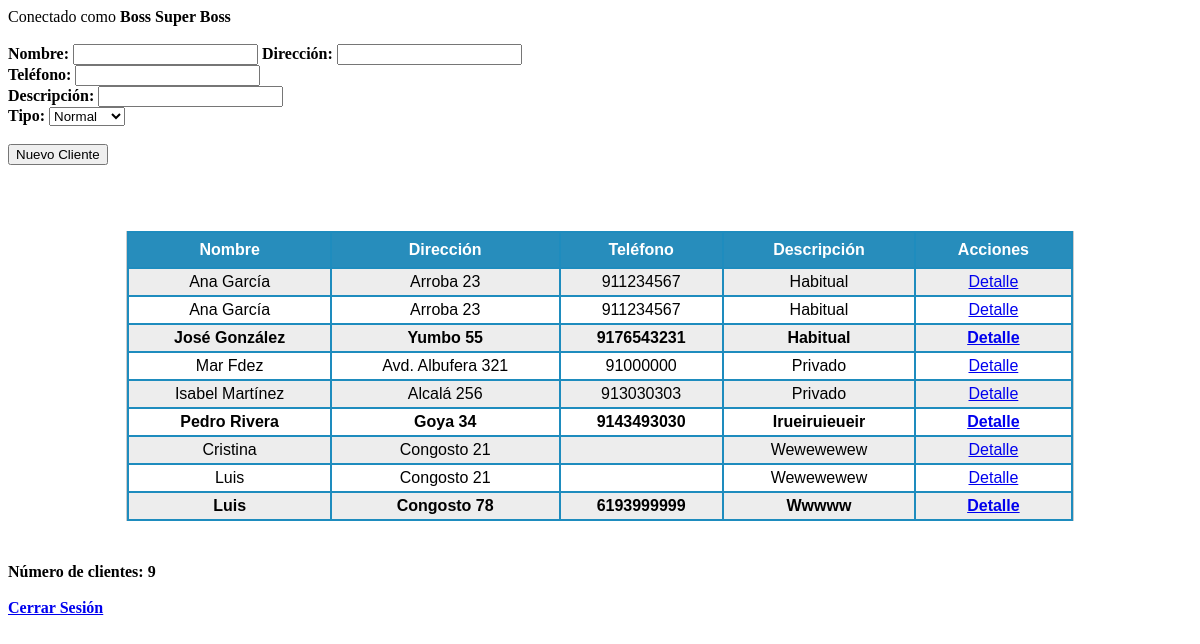
/Ejer5.php (signed in), run on the app's committed database.
### tables this page shows
CREATE TABLE `test_clients` (
  `id` int(3) NOT NULL,
  `name` varchar(255) NOT NULL,
  `address` varchar(255) NOT NULL,
  `description` text NOT NULL,
  `tlf` varchar(255) NOT NULL,
  `type` char(1) NOT NULL
);

### Ejer5.php (the view, shortened to what this page needs)
<?php
   if (!isset($_SESSION['nombre']))
      header('Location: login.php');
   else {
       $nombre = $_SESSION['nombre'];
       $apellidos = $_SESSION['apellidos'];
   }
?>
<!DOCTYPE html>
<html>
    <head>
        <link rel='stylesheet' type='text/css' href='css/estilos_2.css' />
    </head>
    <body>
        <?php echo 'Conectado como <b>' . $nombre . ' ' . $apellidos ?>
        <br/><br/>
        <div>
            <form action="" method="post" onsubmit="return validarForm();">
                <label>Nombre: </label><input type="text" name="nombre" id="nombre" />
                <label>Dirección: </label><input type="text" name="direccion" id="direccion" /><br/>
                <label>Teléfono: </label><input type="text" name="telf" id="telf"/><br/>
                <label>Descripción: </label><input type="text" name="descripcion" id="descripcion" /><br/>
                <label>Tipo: <select name="tipo">
                        <option value="N">Normal</option>
                    </select>
                <br/><br/>
                <input type="submit" name="enviar" value="Nuevo Cliente" /><br/><br/>
            </form>
        </div>
        <table>
        <?php
            $clientes = obtener_datos();
            if ( count($clientes) > 0 ) {
            ?>
                <table>
                    <tr><th>Nombre</th><th>Dirección</th><th>Teléfono</th><th>Descripción</th><th>Acciones</th></tr>
                <?php
                    foreach ( $clientes as $cliente ) {
                        if ( $cliente['type'] == 'P' )
                            echo '<tr style="font-weight: bold">';
                        else
                            echo '<tr>';
                        echo "<td>".$cliente['name']."</td><td>".$cliente['address'].
                                    "</td><td>".$cliente['tlf']."</td><td>".$cliente['description']."</td>";
                        echo "<td><a href='detalle.php?id=".$cliente['id']."'>Detalle</a></td>";
                        echo "</tr>";
                    }
                ?>
                </table>
                <br/>
                <?php
                    echo 'Número de clientes: ' . count($clientes);
            }
            else {
                echo "No hay datos";
            }
        ?>
        <br/><br/>
        <a href="desconectar.php">Cerrar Sesión</a>
    </body>
</html>
<?php
function obtener_datos() {
    $BD = new ConectarBD();
    $conn = $BD->getConexion();
    $stmt = $conn->prepare('SELECT * FROM test_clients');
    $stmt->setFetchMode(PDO::FETCH_ASSOC);
    $stmt->execute();
    $datos = $stmt->fetchAll();
    return $datos;
}
?>

### css/estilos_2.css (style rules this page uses)
table { background-color: #1e8cbe; width:80%; margin:24px auto; border-left: 1px solid #ccc; border-right: 1px solid #ccc; font-family: helvetica,arial,sans-serif; font-weight: normal; text-transform: capitalize; }
table th { background-color: #278dbc; color:#fff; font-weight: 900; font-size:16px; padding: 8px; }
table td { height: 24px; text-align: center; }
table tr:nth-child(odd) { background-color: #ffffff; }
table tr:nth-child(even) { background:#EDEDED; }

### data on the page
test_clients: name "Ana García", address "Arroba 23", tlf "911234567", description "Habitual"
test_clients: name "Ana García", address "Arroba 23", tlf "911234567", description "Habitual"
test_clients: name "José González", address "Yumbo 55", tlf "9176543231", description "Habitual"
test_clients: name "Mar Fdez", address "Avd. Albufera 321", tlf "91000000", description "Privado"
test_clients: name "Isabel Martínez", address "Alcalá 256", tlf "913030303", description "Privado"
test_clients: name "Pedro Rivera", address "Goya 34", tlf "9143493030", description "Irueiruieueir"
test_clients: name "Cristina", address "Congosto 21", description "Wewewewew"
test_clients: name "Luis", address "Congosto 21", description "Wewewewew"
test_clients: name "Luis", address "Congosto 78", tlf "6193999999", description "Wwwww"

### other printed values
$nombre "Boss"
$apellidos "Super Boss"
count($clientes) "9"
